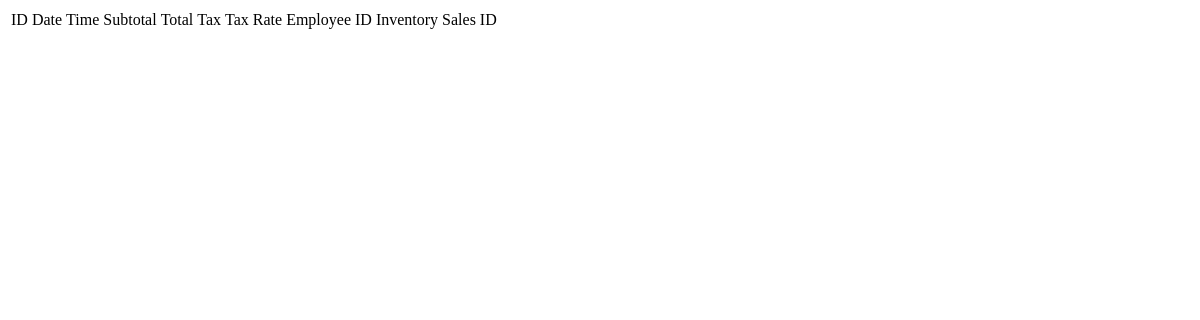
The page /currentDraft/ticketview.php on the database as committed earlier.
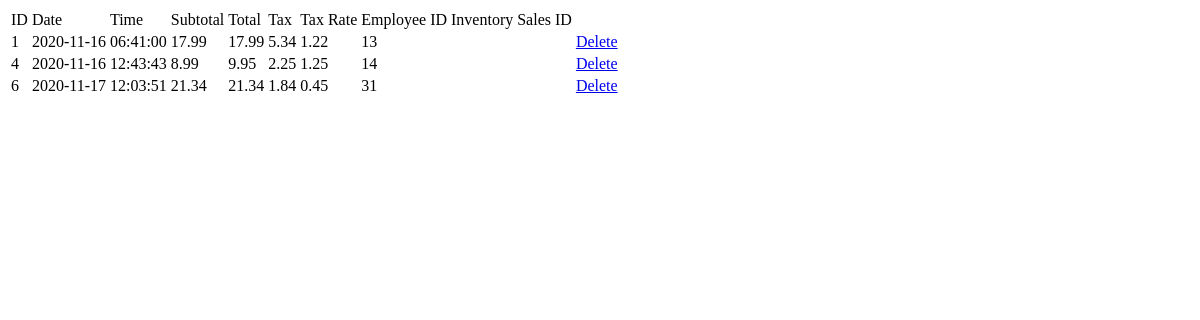
The same page on the database as committed later.
### tables this page shows
CREATE TABLE `ticket_system` (
  `ticket_id` int(11) NOT NULL,
  `date` date NOT NULL,
  `time` time NOT NULL,
  `quantity` int(11) NOT NULL,
  `subtotal` float NOT NULL,
  `total` float NOT NULL,
  `discount` float NOT NULL,
  `tax` float NOT NULL,
  `tax_rate` float NOT NULL,
  `cart_purchase` tinyint(1) DEFAULT NULL,
  `sale_id` int(11) DEFAULT NULL,
  `employee_id` int(11) DEFAULT NULL,
  `customer_id` int(11) DEFAULT NULL,
  `product_id` int(11) DEFAULT NULL
);

### currentDraft/ticketview.php (the view, shortened to what this page needs)
<?php
  include_once ('config.php');
  $query = "select * from ticket_system";
  $result = mysqli_query($conn,$query);
?>
<!DOCTYPE html>
<html lang="eng">
<head>
</head>
<body>
  <div class="container">
    <div class="row">
      <div class="col m-auto">
        <div class="card mt-5">
          <table class="table table-bordered">
            <tr>
              <td> ID </td>
              <td> Date </td>
              <td> Time </td>
              <td> Subtotal </td>
              <td> Total </td>
              <td> Tax </td>
              <td> Tax Rate </td>
              <td> Employee ID </td>
              <td> Inventory Sales ID </td>
            </tr>
            <?php
              while($row=mysqli_fetch_assoc($result))
              {
                $ID = $row['ticket_id'];
                $Date = $row['date'];
                $Time = $row['time'];
                $Subtotal = $row['subtotal'];
                $Total = $row['total'];
                $Tax = $row['tax'];
                $TaxRate = $row['tax_rate'];
                $EmployeeID = $row['employee_id'];
            ?>
              <tr>
                <td><?php echo $ID ?></td>
                <td><?php echo $Date ?></td>
                <td><?php echo $Time ?></td>
                <td><?php echo $Subtotal ?></td>
                <td><?php echo $Total ?></td>
                <td><?php echo $Tax ?></td>
                <td><?php echo $TaxRate ?></td>
                <td><?php echo $EmployeeID ?></td>
                <td><?php echo $InventorySalesID ?></td>
                <td><a href ="ticketdelete.php?Del=<?php echo $ID ?>">Delete</a></td>
              </tr>
            <?php
              }
            ?>
          </table>
        </div>
      </div>
    </div>
  </div>
</body>
</html>

Rows that differ between the two databases and show on the page:
added ticket_system: ticket_id "1", date "2020-11-16", time "06:41:00", subtotal "17.99", total "17.99", tax "5.34", tax_rate "1.22", employee "13"
added ticket_system: ticket_id "4", date "2020-11-16", time "12:43:43", subtotal "8.99", total "9.95", tax "2.25", tax_rate "1.25", employee "14"
added ticket_system: ticket_id "6", date "2020-11-17", time "12:03:51", subtotal "21.34", total "21.34", tax "1.84", tax_rate "0.45", employee "31"
